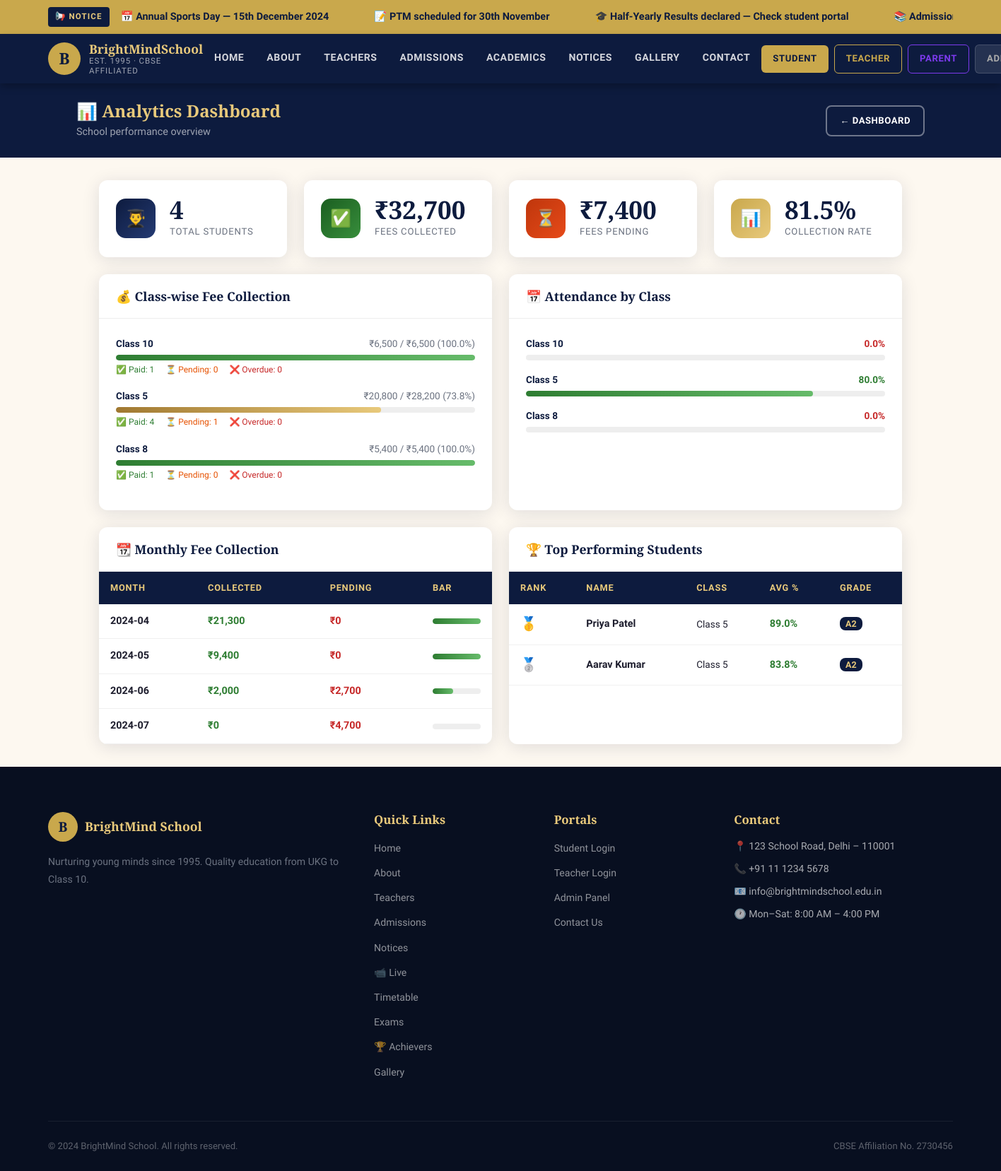
The page /admin/analytics (signed in) on the database its author committed.
### tables this page shows
CREATE TABLE fees (
            id INTEGER PRIMARY KEY AUTOINCREMENT,
            student_id INTEGER NOT NULL, class_name TEXT NOT NULL,
            fee_month TEXT NOT NULL, fee_year TEXT DEFAULT "2024-25",
            tuition_fee REAL DEFAULT 0, other_fee REAL DEFAULT 0,
            total_fee REAL DEFAULT 0, paid_amount REAL DEFAULT 0,
            remaining REAL DEFAULT 0, paid_date TEXT,
            status TEXT DEFAULT "Pending", remarks TEXT,
            UNIQUE(student_id, fee_month)
        );

CREATE TABLE students (
            id INTEGER PRIMARY KEY AUTOINCREMENT,
            name TEXT NOT NULL, class_name TEXT NOT NULL,
            roll_number TEXT UNIQUE NOT NULL, parent_name TEXT,
            contact TEXT, password TEXT NOT NULL,
            created_at TIMESTAMP DEFAULT CURRENT_TIMESTAMP
        );

### app.py (the view)
@app.route('/admin/analytics')
def admin_analytics():
    if session.get('role') != 'admin': return redirect('/admin/login')
    db = get_db()
    fee_stats = db.execute('''
        SELECT class_name,
               SUM(total_fee) as total_due,
               SUM(paid_amount) as total_paid,
               SUM(remaining) as total_remaining,
               COUNT(CASE WHEN status="Paid" THEN 1 END) as paid_count,
               COUNT(CASE WHEN status="Pending" THEN 1 END) as pending_count,
               COUNT(CASE WHEN status="Overdue" THEN 1 END) as overdue_count,
               COUNT(*) as total_count
        FROM fees GROUP BY class_name ORDER BY class_name
    ''').fetchall()
    monthly = db.execute('''
        SELECT fee_month, SUM(paid_amount) as collected, SUM(remaining) as pending
        FROM fees GROUP BY fee_month ORDER BY fee_month
    ''').fetchall()
    att_stats = db.execute('''
        SELECT s.class_name,
               COUNT(a.id) as total_records,
               SUM(CASE WHEN a.status="Present" THEN 1 ELSE 0 END) as present_count
        FROM students s LEFT JOIN attendance a ON s.id=a.student_id
        GROUP BY s.class_name ORDER BY s.class_name
    ''').fetchall()
    top_students = db.execute('''
        SELECT s.name, s.class_name, s.roll_number,
               AVG(m.marks/m.max_marks*100) as avg_pct,
               COUNT(m.id) as subjects
        FROM students s JOIN marks m ON s.id=m.student_id
        GROUP BY s.id HAVING subjects>=2
        ORDER BY avg_pct DESC LIMIT 10
    ''').fetchall()
    summary = {
        'total_students': db.execute('SELECT COUNT(*) FROM students').fetchone()[0],
        'total_teachers': db.execute('SELECT COUNT(*) FROM teachers').fetchone()[0],
        'total_fee_due':  db.execute('SELECT SUM(total_fee) FROM fees').fetchone()[0] or 0,
        'total_fee_paid': db.execute('SELECT SUM(paid_amount) FROM fees').fetchone()[0] or 0,
        'pending_admissions': db.execute("SELECT COUNT(*) FROM admissions WHERE status='Pending'").fetchone()[0],
        'total_notices': db.execute('SELECT COUNT(*) FROM notices').fetchone()[0],
    }
    summary['collection_pct'] = round(summary['total_fee_paid']/summary['total_fee_due']*100 if summary['total_fee_due'] else 0, 1)
    return render_template('admin_analytics.html',
        fee_stats=fee_stats, monthly=monthly, att_stats=att_stats,
        top_students=top_students, summary=summary)

### database/db.py (called while the page is built)
def get_db():
    db = getattr(g, '_database', None)
    if db is None:
        db = g._database = sqlite3.connect(DATABASE)
        db.row_factory = sqlite3.Row
        db.execute("PRAGMA foreign_keys = OFF")
    return db

### templates/admin_analytics.html (shortened to what this page needs)
{% extends 'base.html' %}
{% block content %}
<div class="dashboard">
  <div class="dash-header">
    <div class="dash-header-inner">
      <div><h2>📊 Analytics Dashboard</h2><p>School performance overview</p></div>
      <a href="/admin/dashboard" class="btn btn-outline btn-sm">← Dashboard</a>
    </div>
  </div>
  <div class="dash-main">
    <div class="grid-4" style="margin-bottom:1.5rem;">
      <div class="stat-card"><div class="stat-icon navy">👨‍🎓</div><div><div class="stat-num">{{ summary.total_students }}</div><div class="stat-lbl">Total Students</div></div></div>
      <div class="stat-card"><div class="stat-icon green">✅</div><div><div class="stat-num">₹{{ "{:,.0f}".format(summary.total_fee_paid) }}</div><div class="stat-lbl">Fees Collected</div></div></div>
      <div class="stat-card"><div class="stat-icon orange">⏳</div><div><div class="stat-num">₹{{ "{:,.0f}".format(summary.total_fee_due - summary.total_fee_paid) }}</div><div class="stat-lbl">Fees Pending</div></div></div>
      <div class="stat-card"><div class="stat-icon gold">📊</div><div><div class="stat-num">{{ summary.collection_pct }}%</div><div class="stat-lbl">Collection Rate</div></div></div>
    </div>
    <div class="grid-2" style="margin-bottom:1.5rem;">
      <div class="dash-card">
        <div class="dash-card-header"><h3>💰 Class-wise Fee Collection</h3></div>
        <div class="dash-card-body">
          {% for f in fee_stats %}
          {% set pct = ((f['total_paid'] or 0) / (f['total_due'] or 1) * 100)|round(1) %}
          <div style="margin-bottom:1rem;">
            <div style="display:flex;justify-content:space-between;margin-bottom:4px;font-size:0.85rem;">
              <span style="font-weight:700;color:var(--navy);">{{ f['class_name'] }}</span>
              <span style="color:var(--muted);">₹{{ "{:,.0f}".format(f['total_paid'] or 0) }} / ₹{{ "{:,.0f}".format(f['total_due'] or 0) }} ({{ pct }}%)</span>
            </div>
            <div class="progress-bar">
              <div class="progress-fill {% if pct>=75 %}green{% elif pct>=50 %}gold{% else %}orange{% endif %}" style="width:{{ pct }}%;"></div>
            </div>
            <div style="display:flex;gap:1rem;margin-top:3px;font-size:0.75rem;color:var(--muted);">
              <span style="color:var(--green);">✅ Paid: {{ f['paid_count'] or 0 }}</span>
              <span style="color:var(--orange);">⏳ Pending: {{ f['pending_count'] or 0 }}</span>
              <span style="color:var(--red);">❌ Overdue: {{ f['overdue_count'] or 0 }}</span>
            </div>
          </div>
          {% endfor %}
        </div>
      </div>
      <div class="dash-card">
        <div class="dash-card-header"><h3>📅 Attendance by Class</h3></div>
        <div class="dash-card-body">
          {% for a in att_stats %}
          {% set pct = ((a['present_count'] or 0) / (a['total_records'] or 1) * 100)|round(1) %}
          <div style="margin-bottom:1rem;">
            <div style="display:flex;justify-content:space-between;margin-bottom:4px;font-size:0.85rem;">
              <span style="font-weight:700;color:var(--navy);">{{ a['class_name'] }}</span>
              <span style="color:{% if pct>=75 %}var(--green){% else %}var(--red){% endif %};font-weight:700;">{{ pct }}%</span>
            </div>
            <div class="progress-bar">
              <div class="progress-fill {% if pct>=75 %}green{% elif pct>=50 %}gold{% else %}orange{% endif %}" style="width:{{ pct }}%;"></div>
            </div>
          </div>
          {% else %}
          <p style="color:var(--muted);">No attendance data yet.</p>
          {% endfor %}
        </div>
      </div>
    </div>
    <div class="grid-2">
      <div class="dash-card">
        <div class="dash-card-header"><h3>📆 Monthly Fee Collection</h3></div>
        <div class="table-wrap">
          <table>
            <thead><tr><th>Month</th><th>Collected</th><th>Pending</th><th>Bar</th></tr></thead>
            <tbody>
              {% for m in monthly %}
              {% set total = (m['collected'] or 0) + (m['pending'] or 0) %}
              {% set pct = ((m['collected'] or 0) / (total or 1) * 100)|round(0)|int %}
              <tr>
                <td><strong>{{ m['fee_month'] }}</strong></td>
                <td style="color:var(--green);font-weight:700;">₹{{ "{:,.0f}".format(m['collected'] or 0) }}</td>
                <td style="color:var(--red);font-weight:700;">₹{{ "{:,.0f}".format(m['pending'] or 0) }}</td>
                <td style="width:100px;">
                  <div class="progress-bar">
                    <div class="progress-fill green" style="width:{{ pct }}%;"></div>
                  </div>
                </td>
              </tr>
              {% else %}
              <tr><td colspan="4" style="text-align:center;color:var(--muted);padding:2rem;">No fee data yet.</td></tr>
              {% endfor %}
            </tbody>
          </table>
        </div>
      </div>
      <div class="dash-card">
        <div class="dash-card-header"><h3>🏆 Top Performing Students</h3></div>
        <div class="table-wrap">
          <table>
            <thead><tr><th>Rank</th><th>Name</th><th>Class</th><th>Avg %</th><th>Grade</th></tr></thead>
            <tbody>
              {% for s in top_students %}
              {% set pct = s['avg_pct']|round(1) %}
              {% set grade = 'A1' if pct>=90 else 'A2' if pct>=80 else 'B1' if pct>=70 else 'B2' if pct>=60 else 'C1' %}
              <tr>
                <td>
                  {% if loop.index == 1 %}<span style="font-size:1.2rem;">🥇</span>
                  {% elif loop.index == 2 %}<span style="font-size:1.2rem;">🥈</span>
                  {% elif loop.index == 3 %}<span style="font-size:1.2rem;">🥉</span>
                  {% else %}<strong style="color:var(--muted);">{{ loop.index }}</strong>
                  {% endif %}
                </td>
                <td><strong>{{ s['name'] }}</strong></td>
                <td style="font-size:0.85rem;">{{ s['class_name'] }}</td>
                <td><strong style="color:var(--green);">{{ pct }}%</strong></td>
                <td><span style="background:var(--navy);color:var(--gold-lt);padding:2px 8px;border-radius:8px;font-size:0.78rem;font-weight:700;">{{ grade }}</span></td>
              </tr>
              {% else %}
              <tr><td colspan="5" style="text-align:center;color:var(--muted);padding:2rem;">No marks data yet.</td></tr>
              {% endfor %}
            </tbody>
          </table>
        </div>
      </div>
    </div>
  </div>
</div>
{% endblock %}

### static/css/style.css (style rules this page uses)
:root { --navy: #0d1b3e; --navy-mid:#1a2f5e; --navy-lt: #243a73; --gold: #c9a84c; --gold-lt: #e8c97b; --gold-dk: #a07830; --cream: #fdf8f0; --warm: #f5ede0; --text: #1e1e2e; --muted: #6b7280; --white: #ffffff; --green: #2e7d32; --red: #c62828; --orange: #e65100; --shadow: 0 4px 24px rgba(13,27,62,0.12); --shadow-lg: 0 12px 48px rgba(13,27,62,0.18); --radius: 12px; --radius-lg: 20px; --transition: all 0.3s cubic-bezier(0.4, 0, 0.2, 1); }
*, *::before, *::after { box-sizing: border-box; margin: 0; padding: 0; }
html { scroll-behavior: smooth; font-size: 16px; }
body { font-family: 'Source Sans 3', sans-serif; color: var(--text); background: var(--cream); line-height: 1.7; overflow-x: hidden; }
h1,h2,h3,h4,h5 { font-family: 'Cormorant Garamond', serif; line-height: 1.25; }
h2 { font-size: clamp(1.8rem, 3vw, 2.8rem); font-weight: 600; }
h3 { font-size: 1.5rem; font-weight: 600; }
p { font-size: 1rem; color: var(--muted); }
a { text-decoration: none; color: inherit; transition: var(--transition); }
.btn { display: inline-flex; align-items: center; gap: 8px; padding: 14px 28px; border-radius: 8px; font-weight: 700; font-size: 0.9rem; letter-spacing: 0.04em; cursor: pointer; transition: var(--transition); border: none; text-transform: uppercase; }
.btn-outline { background: transparent; color: var(--white); border: 2px solid rgba(255,255,255,0.4); }
.btn-sm { padding: 9px 18px; font-size: 0.82rem; }
.grid-4 { display: grid; grid-template-columns: repeat(4, 1fr); gap: 1.5rem; }
.grid-2 { display: grid; grid-template-columns: repeat(2, 1fr); gap: 1.5rem; }
.dashboard { background: var(--cream); min-height: 100vh; }
.dash-header { background: var(--navy); color: var(--white); padding: 1.5rem 2rem; }
.dash-header-inner { max-width: 1200px; margin: 0 auto; display: flex; align-items: center; justify-content: space-between; }
.dash-header h2 { color: var(--gold-lt); font-size: 1.5rem; margin-bottom: 0.15rem; }
.dash-header p { color: rgba(255,255,255,0.6); font-size: 0.9rem; }
.dash-main { max-width: 1200px; margin: 0 auto; padding: 2rem; }
.stat-card { background: var(--white); border-radius: var(--radius); padding: 1.5rem; box-shadow: var(--shadow); display: flex; align-items: center; gap: 1.25rem; }
.stat-icon { width: 56px; height: 56px; border-radius: 14px; display: flex; align-items: center; justify-content: center; font-size: 1.5rem; flex-shrink: 0; }
.stat-icon.navy { background: linear-gradient(135deg, var(--navy), var(--navy-lt)); color: var(--gold); }
.stat-icon.gold { background: linear-gradient(135deg, #c9a84c, #e8c97b); color: var(--navy); }
.stat-icon.green { background: linear-gradient(135deg, #1b5e20, #388e3c); color: #a5d6a7; }
.stat-icon.orange { background: linear-gradient(135deg, #bf360c, #e64a19); color: #ffccbc; }
.stat-num { font-family: 'Cormorant Garamond', serif; font-size: 2.2rem; font-weight: 700; color: var(--navy); line-height: 1; }
.stat-lbl { font-size: 0.82rem; color: var(--muted); text-transform: uppercase; letter-spacing: 0.06em; margin-top: 3px; }
.dash-card { background: var(--white); border-radius: var(--radius); box-shadow: var(--shadow); overflow: hidden; }
.dash-card-header { padding: 1.25rem 1.5rem; border-bottom: 1px solid #eee; display: flex; align-items: center; justify-content: space-between; }
.dash-card-header h3 { font-size: 1.1rem; color: var(--navy); }
.dash-card-body { padding: 1.5rem; }
.progress-bar { height: 8px; background: #eee; border-radius: 4px; overflow: hidden; }
.progress-fill { height: 100%; border-radius: 4px; transition: width 0.6s ease; }
.progress-fill.green { background: linear-gradient(90deg, #2e7d32, #66bb6a); }
.progress-fill.gold { background: linear-gradient(90deg, var(--gold-dk), var(--gold-lt)); }
.table-wrap { overflow-x: auto; }
table { width: 100%; border-collapse: collapse; font-size: 0.9rem; }
thead th { background: var(--navy); color: var(--gold-lt); font-weight: 600; padding: 12px 16px; text-align: left; font-size: 0.8rem; letter-spacing: 0.06em; text-transform: uppercase; }
tbody tr { border-bottom: 1px solid #f0f0f0; transition: background 0.2s; }
tbody td { padding: 12px 16px; color: var(--text); }

### rows shown on the page
fees: class_name "Class 10", remaining "0.0"
fees: class_name "Class 8", remaining "0.0"
students: name "Priya Patel", class_name "Class 5", pct "89.0", grade "A2"
students: name "Aarav Kumar", class_name "Class 5", pct "83.8", grade "A2"

### other values the page prints
{{ summary.total_students }} "4"
{{ "{:,.0f}".format(summary.total_fee_paid) }} "32,700"
{{ "{:,.0f}".format(summary.total_fee_due - summary.total_fee_paid) }} "7,400"
{{ summary.collection_pct }} "81.5"
{{ f['class_name'] }} "Class 10" "Class 5" "Class 8"
{{ "{:,.0f}".format(f['total_paid'] or 0) }} "6,500" "20,800" "5,400"
{{ "{:,.0f}".format(f['total_due'] or 0) }} "6,500" "28,200" "5,400"
{{ pct }} "100.0" "73.8" "100.0"
{{ f['paid_count'] or 0 }} "1" "4" "1"
{{ f['pending_count'] or 0 }} "0" "1" "0"
{{ f['overdue_count'] or 0 }} "0" "0" "0"
{{ a['class_name'] }} "Class 5"
{{ pct }} "80.0"
{{ m['fee_month'] }} "2024-04" "2024-05" "2024-06" "2024-07"
{{ "{:,.0f}".format(m['collected'] or 0) }} "21,300" "9,400" "2,000" "0"
